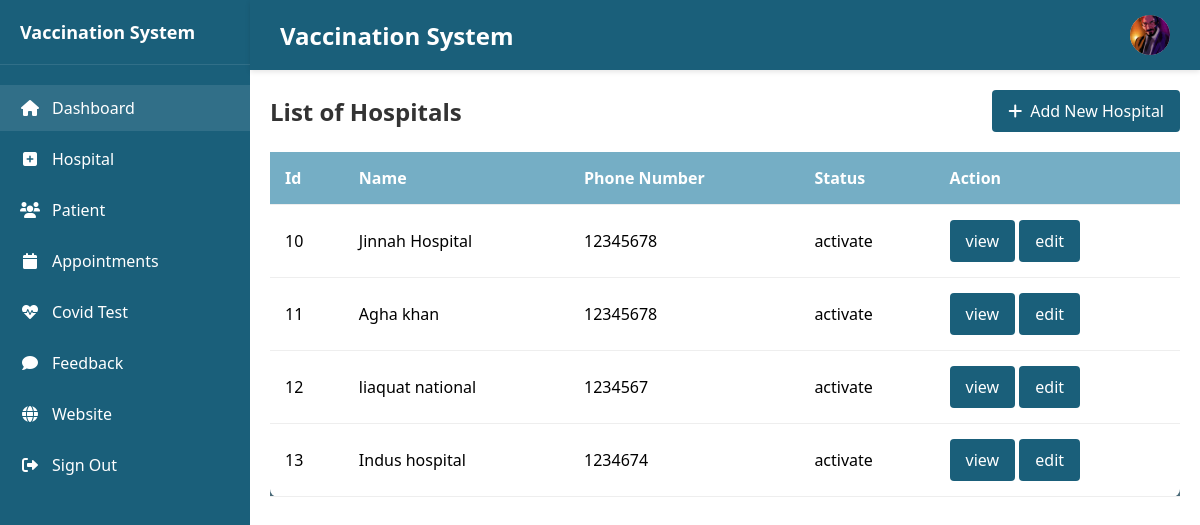
The page /admin/hospital.php (signed in) on the database its author committed.
### tables this page shows
CREATE TABLE `tbl_hospital` (
  `id` int(11) NOT NULL,
  `name` varchar(50) NOT NULL,
  `contact` int(15) NOT NULL,
  `cid` int(11) NOT NULL,
  `email` varchar(50) NOT NULL,
  `password` varchar(80) NOT NULL,
  `image` varchar(100) NOT NULL,
  `address` varchar(300) NOT NULL,
  `status` varchar(50) NOT NULL DEFAULT 'deactivate'
);

### admin/hospital.php (the view, shortened to what this page needs)
<?php
    include('header.php')
?>
            <div class="content-area">
                <div class="content-header">
                    <h2>List of Hospitals</h2>
                    <a href="add-new-hospital.php" class="add-btn"><i class="fas fa-plus"></i> Add New Hospital</a>
                </div>
                <div class="table-responsive">
                    <table class="hospital-table">
                        <thead>
                            <tr class="row1">
                                <th>Id</th>
                                <th>Name</th>
                                <th>Phone Number</th>
                                <th>Status</th>
                                <th>Action</th>
                            </tr>
                        </thead>
                        <tbody>
                            <?php
                            $query = "SELECT * FROM tbl_hospital";
                            $result = mysqli_query($connection, $query);
                            foreach ($result as $row) {
                                echo "<tr>
                                <td>  $row[id]  </td>
                                <td>  $row[name]  </td>
                                <td>  $row[contact]  </td>
                                <td>  $row[status]  </td>
                                <td>
                                    <a class='btn-view' href='view_hospital.php?id=$row[id]'>view</a>
                                    <a class='btn-edit' href='edit_hospital.php?id=$row[id]'>edit</a>
                                </td>
                            </tr>";
                            }
                            ?>
                        </tbody>
                    </table>
                </div>
            </div>
        </div>
    </div>
</body>
</html>

### admin/header.php (shortened to what this page needs)
<?php
include 'config.php';
$query = "SELECT * FROM tbl_admin WHERE id=" . $_SESSION['admin_session'];
$result = mysqli_query($connection, $query);
$row = mysqli_fetch_assoc($result);
?>
<!DOCTYPE html>
<html lang="en">
<head>
    <link rel="stylesheet" href="https://cdnjs.cloudflare.com/ajax/libs/font-awesome/6.0.0/css/all.min.css">
    <link rel="stylesheet" href="asset/admin-style.css">
</head>
<body>
    <div class="container">
        <div class="sidebar">
            <div class="sidebar-header">
                <h2>Vaccination System</h2>
            </div>
            <ul class="nav-menu">
                <li class="nav-item">
                    <a href="index.php" class="nav-link active">
                        <i class="fas fa-home"></i>
                        Dashboard
                    </a>
                </li>
                <li class="nav-item">
                    <a href="hospital.php" class="nav-link">
                        <i class="fas fa-plus-square"></i>
                        Hospital
                    </a>
                </li>
                <li class="nav-item">
                    <a href="patient.php" class="nav-link">
                        <i class="fas fa-users"></i>
                        Patient
                    </a>
                </li>
                <li class="nav-item">
                    <a href="appointment.php" class="nav-link">
                        <i class="fas fa-calendar"></i>
                        Appointments
                    </a>
                </li>
                <li class="nav-item">
                    <a href="covid-test.php" class="nav-link">
                        <i class="fas fa-heartbeat"></i>
                        Covid Test
                    </a>
                </li>
                <li class="nav-item">
                    <a href="feedback.php" class="nav-link">
                        <i class="fas fa-comment"></i>
                        Feedback
                    </a>
                </li>
                <li class="nav-item">
                    <a href="../index.php" class="nav-link">
                        <i class="fas fa-globe"></i>
                        Website
                    </a>
                </li>
                <li class="nav-item">
                    <a href="logout.php" class="nav-link">
                        <i class="fas fa-sign-out-alt"></i>
                        Sign Out
                    </a>
                </li>
            </ul>
        </div>
        <div class="main-content">
            <div class="header">
                <div class="header-left">
                    <h1>Vaccination System</h1>
                </div>
                <div class="header-right">
                    <button class="menu-toggle">
                    </button>
                    <div class="profile-pic">
                        <a href="profile.php"><img src="<?php echo $row['image']; ?>" alt="Admin Profile"></a>
                    </div>
                </div>
            </div>

### admin/asset/admin-style.css (style rules this page uses)
.table-responsive { overflow-x: auto; margin-bottom: 20px; background-color: #4E6F7E !important; }
table { width: 100%; border-collapse: collapse; background-color: white; box-shadow: 0 2px 10px rgba(0,0,0,0.1); border-radius: 8px; }
.btn-edit, .btn-view { background-color: #1A5F7A; color: white; padding: 10px 16px; border-radius: 4px; text-decoration: none; display: inline-flex; align-items: center; font-weight: 500; transition: background-color 0.3s; }
thead { background-color: #134052; color: white; }
th, td { padding: 15px; text-align: left; border-bottom: 1px solid #eee; }
.row1 { background-color: #75aec5; color: white; }
.content-area { padding: 20px; }
.content-header { display: flex; justify-content: space-between; align-items: center; margin-bottom: 20px; }
.content-area h2 { margin-bottom: 0; color: #333; font-size: 24px; }
.add-btn { background-color: #1a5f7a; color: white; padding: 10px 16px; border-radius: 4px; text-decoration: none; display: inline-flex; align-items: center; font-weight: 500; transition: background-color 0.3s; }
.add-btn i { margin-right: 8px; }
* { margin: 0; padding: 0; box-sizing: border-box; }
body { font-family: 'Segoe UI', Tahoma, Geneva, Verdana, sans-serif; background-color: #f5f5f5; }
.container { display: flex; min-height: 100vh; }
.sidebar { width: 250px; background-color: #1a5f7a; color: white; padding: 20px 0; box-shadow: 2px 0 5px rgba(0,0,0,0.1); }
.sidebar-header { padding: 0 20px 20px; border-bottom: 1px solid rgba(255,255,255,0.1); margin-bottom: 20px; }
.sidebar-header h2 { font-size: 18px; font-weight: 600; }
.nav-menu { list-style: none; }
.nav-item { margin-bottom: 5px; }
.nav-link { display: flex; align-items: center; padding: 12px 20px; color: white; text-decoration: none; transition: background-color 0.3s; }
.nav-link:hover, .nav-link.active { background-color: rgba(255,255,255,0.1); }
.nav-link i { margin-right: 12px; width: 20px; text-align: center; }
.main-content { flex: 1; background-color: white; }
.header { background-color: #1a5f7a; color: white; padding: 15px 30px; display: flex; justify-content: space-between; align-items: center; box-shadow: 0 2px 5px rgba(0,0,0,0.1); }
.header-left { display: flex; align-items: center; }
.header-left h1 { font-size: 24px; font-weight: 600; }
.header-right { display: flex; align-items: center; gap: 20px; }
.menu-toggle { background: none; border: none; color: white; font-size: 20px; cursor: pointer; padding: 5px; }
.profile-pic { width: 40px; height: 40px; border-radius: 50%; background-color: #ddd; display: flex; align-items: center; justify-content: center; overflow: hidden; }
.profile-pic img { width: 100%; height: 100%; object-fit: cover; }

### rows shown on the page
tbl_hospital: id "10", name "Jinnah Hospital", contact "12345678", status "activate"
tbl_hospital: id "11", name "Agha khan", contact "12345678", status "activate"
tbl_hospital: id "12", name "liaquat national", contact "1234567", status "activate"
tbl_hospital: id "13", name "Indus hospital", contact "1234674", status "activate"
